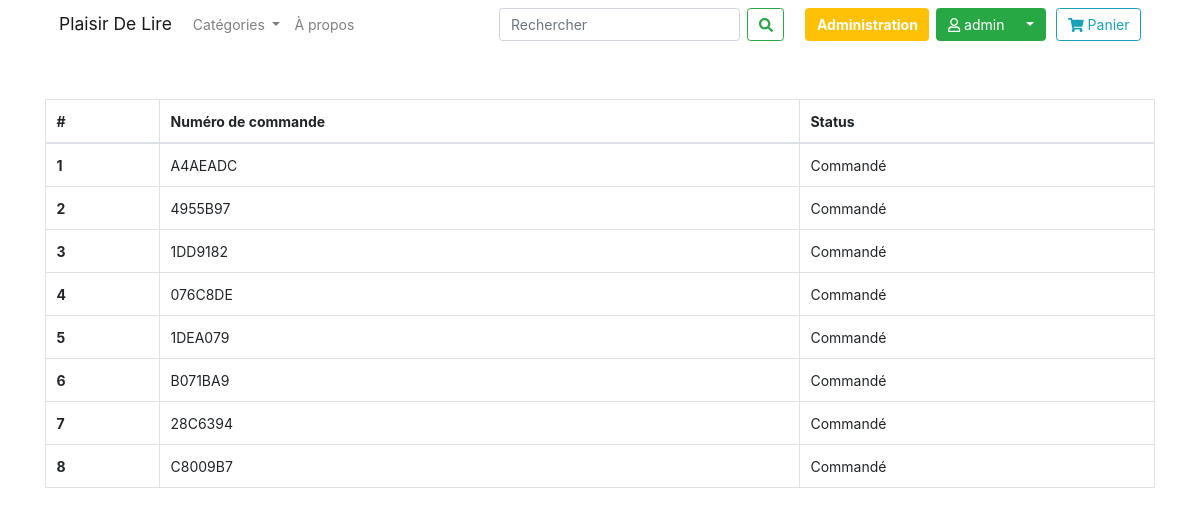
Screenshot of /index.php?module=command (signed in) with the database file from the repository.
### tables this page shows
CREATE TABLE IF NOT EXISTS `commands` (
  `idCommand` varchar(8) NOT NULL,
  `idUser` int(11) NOT NULL,
  `status` varchar(32) NOT NULL
);

### include_generique.php (called while the page is built, shortened)
<?php
class ModuleGenerique {
	protected $controleur;
	public function display() {
		$this->controleur->display();
	}
}
class ControleurGenerique {
	protected $classeVue;
	protected $fonctionVue;
	protected $paramsFonctionVue;
	public function display() {
		call_user_func_array(array($this->classeVue, $this->fonctionVue), $this->paramsFonctionVue);
	}
	public function constructView($classe, $fonction, array $tableauParams) {
		if (is_array($tableauParams)) {
			$this->classeVue = $classe;
			$this->fonctionVue = $fonction;
			$this->paramsFonctionVue = $tableauParams;
		}
	}
}

### module/mod_command/modele_command.php (called while the page is built)
<?php
class ModeleCommand extends DBMapper {
	public static function getCommands($idUser) {
		$req = self::$database->prepare("SELECT * FROM commands WHERE idUser = ?");
		$req->execute(array($idUser));
		$commandList = $req->fetchAll(PDO::FETCH_ASSOC);
		return $commandList;
	}
}

### module/mod_command/controleur_command.php (called while the page is built, shortened)
<?php
class ControleurCommand extends ControleurGenerique {
	public function printCommands() {
		if (isset($_SESSION['idUser'])) {
			$commands = ModeleCommand::getCommands($_SESSION['idUser']);
		}
	}
}

### module/mod_command/mod_command.php (called while the page is built, shortened)
<?php
class ModuleCommand extends ModuleGenerique{
	public function __construct() {
		$this->controleur = new ControleurCommand();
		$this->controleur->printCommands();
	}
}

### module/mod_command/vue_command.php (the view)
<?php
class VueCommand {
	public static function printCommands(array $commands) {
		echo('
<div class="container">
    <div class="row">
        <table class="table table-bordered">
            <thead>
            <tr>
                <th>#</th>
                <th>Numéro de commande</th>
                <th>Status</th>
            </tr>
            </thead>
            <tbody>
		');
		$i = 1;
		foreach ($commands as $command) {
			self::printCommandInTable($i, $command);
			$i++;
		}
		echo('
            </tbody>
        </table>
    </div>
</div>
		');
	}
	private static function printCommandInTable($i, $command) {
		echo("
	    <tr>
	        <th scope='row'>$i</th>
	        <td>" . $command['idCommand'] . "</td>
	        <td>" . $command['status'] . "</td>
	    </tr>
	    ");
	}
}

### css/css.css (style rules this page uses)
html { font-family: Lato, 'Helvetica Neue', Arial, Helvetica, sans-serif; font-size: 14px; position: relative; min-height: 100%; padding-bottom: 50px; }

### rows the page displays
commands: i "1", idCommand "A4AEADC", status "Commandé"
commands: i "2", idCommand "4955B97", status "Commandé"
commands: i "3", idCommand "1DD9182", status "Commandé"
commands: i "4", idCommand "076C8DE", status "Commandé"
commands: i "5", idCommand "1DEA079", status "Commandé"
commands: i "6", idCommand "B071BA9", status "Commandé"
commands: i "7", idCommand "28C6394", status "Commandé"
commands: i "8", idCommand "C8009B7", status "Commandé"

### other values shown
$_SESSION["login"] "admin"
